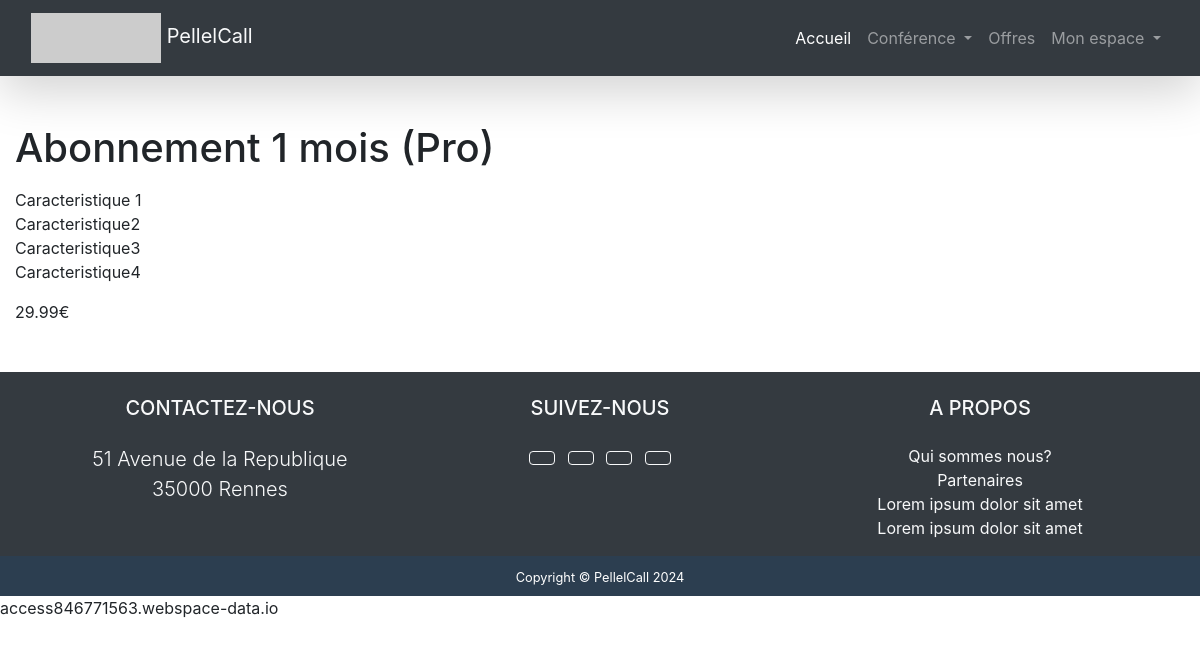
Screenshot of /meeting/offer/2 (signed in) with the database file from the repository.
### meeting/models.py (models this page shows, shortened)
class Offer(models.Model):
    title = models.CharField(max_length=255, verbose_name="titre")
    description = models.TextField()
    price = models.DecimalField(verbose_name="prix", max_digits=10, decimal_places=2)
    users = models.ManyToManyField(User, through="Souscription", verbose_name="Utilisateurs souscrits", related_name="offers")
    class Meta:
        verbose_name = "offre"

### meeting/views.py (the view)
# urls.py: url(r"^offer/(?P<pk>\d+)$", views.OfferDetailView.as_view(), name="offer_detail"),
class OfferDetailView(DetailView):
    model = Offer
    context_object_name = 'offer'
    template_name='meeting/offer_detail.html'

### meeting/templates/meeting/offer_detail.html (shortened to what this page needs)
{% extends 'base.html' %}
{% block othercss %}
    {% load static %}
    <link rel="stylesheet" href="{% static 'meeting/css/offer.css' %}">
{% endblock %}
{% block content %}
{% if user.is_authenticated %}
    <h1>{{offer.title}}</h1>
    <p>{{offer.description|linebreaks}}</p>
    <p>{{offer.price}}€</p>
{% else %}
    <p>Vous devez vous connecter d'abord</p>
{% endif %}
{% endblock %}

### static/css/index.css (style rules this page uses)
html, body { height: 100%; }

### rows the page displays
Offer: title "Abonnement 1 mois (Pro)", description "Caracteristique 1 Caracteristique2 Caracteristique3 Caracteristique4", price "29.99"
